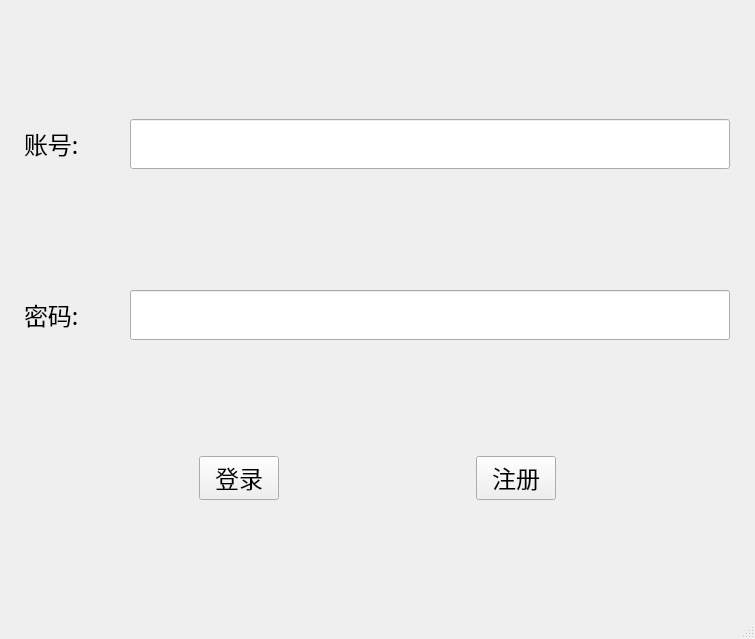
<?xml version="1.0" encoding="UTF-8"?>
<ui version="4.0">
 <class>Client</class>
 <widget class="QMainWindow" name="Client">
  <property name="geometry">
   <rect>
    <x>0</x>
    <y>0</y>
    <width>755</width>
    <height>639</height>
   </rect>
  </property>
  <property name="windowTitle">
   <string>Client</string>
  </property>
  <widget class="QWidget" name="centralwidget">
   <layout class="QVBoxLayout" name="verticalLayout">
    <item>
     <layout class="QVBoxLayout" name="verticalLayout_2">
      <item>
       <layout class="QHBoxLayout" name="horizontalLayout_3">
        <property name="leftMargin">
         <number>5</number>
        </property>
        <property name="topMargin">
         <number>5</number>
        </property>
        <property name="rightMargin">
         <number>5</number>
        </property>
        <property name="bottomMargin">
         <number>5</number>
        </property>
        <item>
         <widget class="QLabel" name="label">
          <property name="sizePolicy">
           <sizepolicy hsizetype="Preferred" vsizetype="Preferred">
            <horstretch>0</horstretch>
            <verstretch>0</verstretch>
           </sizepolicy>
          </property>
          <property name="minimumSize">
           <size>
            <width>30</width>
            <height>0</height>
           </size>
          </property>
          <property name="maximumSize">
           <size>
            <width>90</width>
            <height>16777215</height>
           </size>
          </property>
          <property name="sizeIncrement">
           <size>
            <width>30</width>
            <height>0</height>
           </size>
          </property>
          <property name="baseSize">
           <size>
            <width>30</width>
            <height>0</height>
           </size>
          </property>
          <property name="font">
           <font>
            <family>Agency FB</family>
            <pointsize>18</pointsize>
           </font>
          </property>
          <property name="text">
           <string>账号:</string>
          </property>
         </widget>
        </item>
        <item>
         <widget class="QLineEdit" name="name_LE">
          <property name="maximumSize">
           <size>
            <width>600</width>
            <height>50</height>
           </size>
          </property>
         </widget>
        </item>
       </layout>
      </item>
     </layout>
    </item>
    <item>
     <layout class="QVBoxLayout" name="verticalLayout_3">
      <item>
       <layout class="QHBoxLayout" name="horizontalLayout_2">
        <property name="leftMargin">
         <number>5</number>
        </property>
        <property name="topMargin">
         <number>5</number>
        </property>
        <property name="rightMargin">
         <number>5</number>
        </property>
        <property name="bottomMargin">
         <number>5</number>
        </property>
        <item>
         <widget class="QLabel" name="label2">
          <property name="minimumSize">
           <size>
            <width>30</width>
            <height>50</height>
           </size>
          </property>
          <property name="maximumSize">
           <size>
            <width>90</width>
            <height>16777215</height>
           </size>
          </property>
          <property name="font">
           <font>
            <family>Agency FB</family>
            <pointsize>18</pointsize>
           </font>
          </property>
          <property name="text">
           <string>密码:</string>
          </property>
         </widget>
        </item>
        <item>
         <widget class="QLineEdit" name="pwd_LE">
          <property name="minimumSize">
           <size>
            <width>30</width>
            <height>50</height>
           </size>
          </property>
          <property name="maximumSize">
           <size>
            <width>600</width>
            <height>50</height>
           </size>
          </property>
          <property name="echoMode">
           <enum>QLineEdit::Password</enum>
          </property>
         </widget>
        </item>
       </layout>
      </item>
     </layout>
    </item>
    <item>
     <layout class="QHBoxLayout" name="horizontalLayout">
      <item>
       <spacer name="horizontalSpacer_2">
        <property name="orientation">
         <enum>Qt::Horizontal</enum>
        </property>
        <property name="sizeHint" stdset="0">
         <size>
          <width>40</width>
          <height>20</height>
         </size>
        </property>
       </spacer>
      </item>
      <item>
       <widget class="QPushButton" name="login_PB">
        <property name="font">
         <font>
          <family>Agency FB</family>
          <pointsize>18</pointsize>
         </font>
        </property>
        <property name="text">
         <string>登录</string>
        </property>
       </widget>
      </item>
      <item>
       <spacer name="horizontalSpacer">
        <property name="orientation">
         <enum>Qt::Horizontal</enum>
        </property>
        <property name="sizeHint" stdset="0">
         <size>
          <width>40</width>
          <height>20</height>
         </size>
        </property>
       </spacer>
      </item>
      <item>
       <widget class="QPushButton" name="regist_PB">
        <property name="font">
         <font>
          <family>Agency FB</family>
          <pointsize>18</pointsize>
         </font>
        </property>
        <property name="text">
         <string>注册</string>
        </property>
       </widget>
      </item>
      <item>
       <spacer name="horizontalSpacer_3">
        <property name="orientation">
         <enum>Qt::Horizontal</enum>
        </property>
        <property name="sizeHint" stdset="0">
         <size>
          <width>40</width>
          <height>20</height>
         </size>
        </property>
       </spacer>
      </item>
     </layout>
    </item>
   </layout>
  </widget>
  <widget class="QMenuBar" name="menubar">
   <property name="geometry">
    <rect>
     <x>0</x>
     <y>0</y>
     <width>755</width>
     <height>26</height>
    </rect>
   </property>
  </widget>
  <widget class="QStatusBar" name="statusbar"/>
 </widget>
 <resources/>
 <connections/>
</ui>
